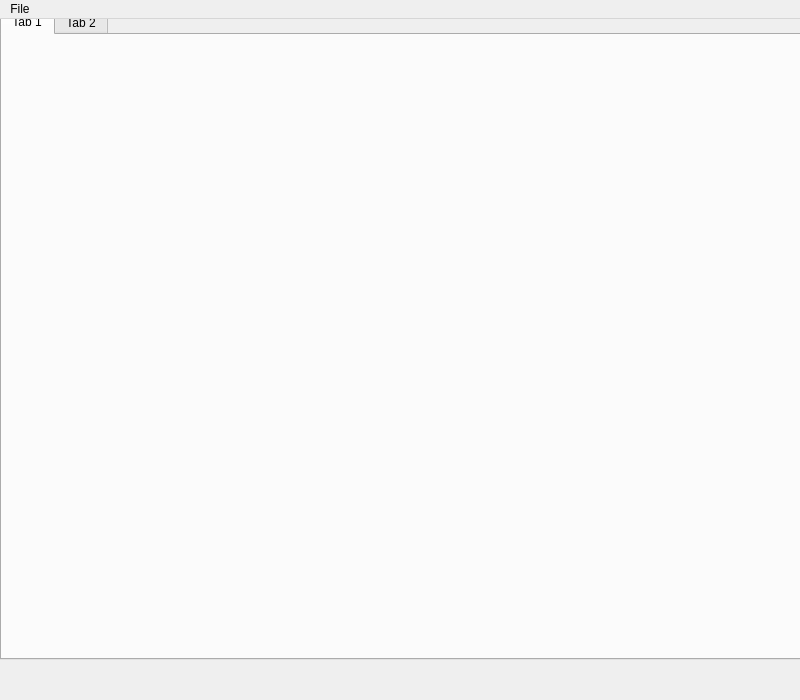
<?xml version="1.0" encoding="UTF-8"?>
<ui version="4.0">
 <class>MainWindow</class>
 <widget class="QMainWindow" name="MainWindow">
  <property name="geometry">
   <rect>
    <x>0</x>
    <y>0</y>
    <width>800</width>
    <height>700</height>
   </rect>
  </property>
  <property name="windowTitle">
   <string>AU UAV GUI</string>
  </property>
  <property name="toolTip">
   <string>AU UAV GUI</string>
  </property>
  <property name="statusTip">
   <string>AU UAV GUI</string>
  </property>
  <widget class="QWidget" name="centralWidget">
   <widget class="QTabWidget" name="tabWidget">
    <property name="geometry">
     <rect>
      <x>0</x>
      <y>-10</y>
      <width>801</width>
      <height>651</height>
     </rect>
    </property>
    <widget class="QWidget" name="tab">
     <attribute name="title">
      <string>Tab 1</string>
     </attribute>
    </widget>
    <widget class="QWidget" name="tab_2">
     <attribute name="title">
      <string>Tab 2</string>
     </attribute>
    </widget>
   </widget>
  </widget>
  <widget class="QMenuBar" name="menuBar">
   <property name="geometry">
    <rect>
     <x>0</x>
     <y>0</y>
     <width>800</width>
     <height>25</height>
    </rect>
   </property>
   <widget class="QMenu" name="menuFile">
    <property name="title">
     <string>File</string>
    </property>
    <addaction name="actionAbout_au_uav_gui"/>
    <addaction name="separator"/>
    <addaction name="actionLoad_Mission"/>
    <addaction name="separator"/>
    <addaction name="actionQuit"/>
   </widget>
   <addaction name="menuFile"/>
  </widget>
  <action name="actionQuit">
   <property name="text">
    <string>Quit</string>
   </property>
  </action>
  <action name="actionAbout_au_uav_gui">
   <property name="text">
    <string>About AU UAV GUI</string>
   </property>
  </action>
  <action name="actionLoad_Mission">
   <property name="text">
    <string>Load Mission</string>
   </property>
  </action>
 </widget>
 <layoutdefault spacing="6" margin="11"/>
 <resources/>
 <connections/>
</ui>
